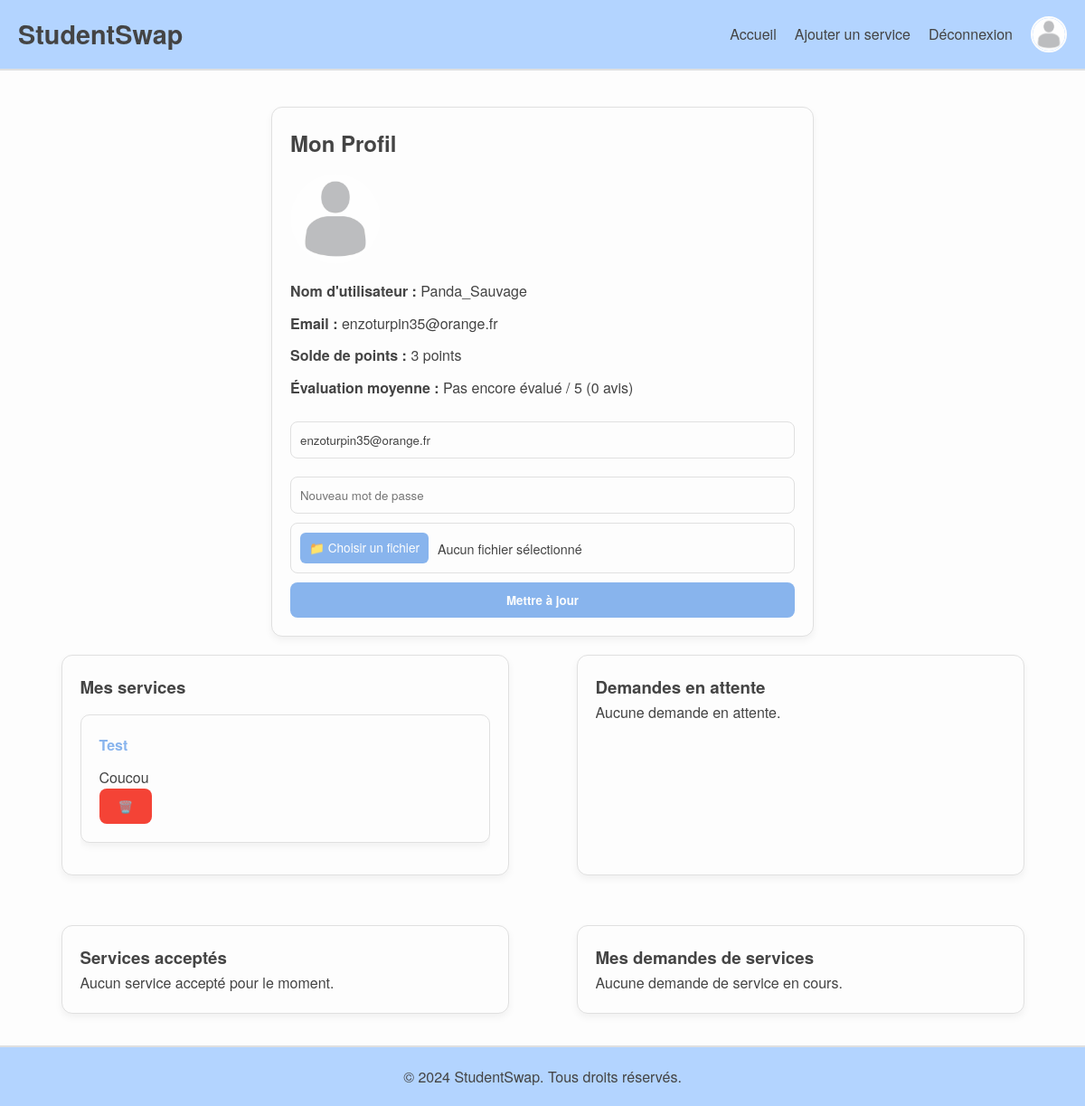
The app's page /views/profile.php?id=1 (signed in) with its own data.
### tables this page shows
CREATE TABLE `users` (
  `id` int(11) NOT NULL,
  `username` varchar(50) DEFAULT NULL,
  `email` varchar(100) DEFAULT NULL,
  `password` varchar(255) DEFAULT NULL,
  `points` int(11) DEFAULT 10,
  `created_at` timestamp NOT NULL DEFAULT current_timestamp(),
  `profile_picture` varchar(255) DEFAULT 'default-picture.png'
);

CREATE TABLE `services` (
  `id` int(11) NOT NULL,
  `user_id` int(11) DEFAULT NULL,
  `title` varchar(100) DEFAULT NULL,
  `description` text DEFAULT NULL,
  `category` varchar(50) DEFAULT NULL,
  `location` varchar(100) DEFAULT NULL,
  `points_cost` int(11) DEFAULT NULL,
  `created_at` timestamp NOT NULL DEFAULT current_timestamp(),
  `category_id` int(11) DEFAULT NULL,
  `status` enum('available','requested','accepted') DEFAULT 'available',
  `deleted_at` timestamp NULL DEFAULT NULL
);

### views/profile.php (the view, shortened to what this page needs)
<?php
include '../config/db.php';
$user_id = $_SESSION['user_id'];
$profile_user_id = $_GET['id'] ?? $user_id;
try {
    $sql = "SELECT * FROM users WHERE id = ?";
    $stmt = $conn->prepare($sql);
    $stmt->execute([$profile_user_id]);
    $user = $stmt->fetch();
    $sql = "SELECT * FROM services WHERE user_id = ? AND status = 'available' ORDER BY created_at DESC";
    $stmt = $conn->prepare($sql);
    $stmt->execute([$user_id]);
    $services = $stmt->fetchAll();
    $sql = "SELECT sr.*, s.title, u.username AS requester
            FROM service_requests sr
            JOIN services s ON sr.service_id = s.id
            JOIN users u ON sr.requester_id = u.id
            WHERE sr.status = 'requested' AND s.user_id = ?";
    $stmt = $conn->prepare($sql);
    $stmt->execute([$user_id]);
    $requested_services = $stmt->fetchAll();
    $sql = "SELECT AVG(reviews.rating) AS average_rating, COUNT(reviews.id) AS total_reviews
            FROM reviews
            JOIN services ON reviews.service_id = services.id
            WHERE services.user_id = ?";
    $stmt = $conn->prepare($sql);
    $stmt->execute([$profile_user_id]);
    $review_data = $stmt->fetch();
    $average_rating = $review_data['average_rating'] ? round($review_data['average_rating'], 1) : 'Pas encore évalué';
    $total_reviews = $review_data['total_reviews'] ?? 0;
    $sql = "SELECT sr.*, s.title, s.points_cost, u.username AS requester
            FROM service_requests sr
            JOIN services s ON sr.service_id = s.id
            JOIN users u ON sr.requester_id = u.id
            WHERE sr.status = 'accepted' AND s.user_id = ?
            ORDER BY sr.accepted_at DESC";
    $stmt = $conn->prepare($sql);
    $stmt->execute([$user_id]);
    $accepted_services = $stmt->fetchAll();
    $sql = "SELECT sr.*, s.title, s.points_cost, s.user_id AS provider_id
        FROM service_requests sr
        JOIN services s ON sr.service_id = s.id
        WHERE sr.requester_id = ? AND sr.status = 'requested'";
    $stmt = $conn->prepare($sql);
    $stmt->execute([$user_id]);
    $requested_by_user_services = $stmt->fetchAll();
} catch (PDOException $e) {
    $message = "Erreur : " . $e->getMessage();
}
?>
<!DOCTYPE html>
<html lang="fr">
<head>
    <link rel="stylesheet" href="../assets/css/style.css">
</head>
<body>
    <div class="wrapper">
        <?php include '../includes/header.php'; ?>
        <main class="main-content">
            <section class="profile-info">
                <h2>Mon Profil</h2>
                <img src="../uploads/profile_pictures/<?= htmlspecialchars($profile_picture) ?>" alt="Photo de profil"
                    class="profile-picture" onerror="this.onerror=null; this.src='../assets/img/default-picture.png';">
                <p><strong>Nom d'utilisateur :</strong> <?= htmlspecialchars($user['username']) ?></p>
                <p><strong>Email :</strong> <?= htmlspecialchars($user['email']) ?></p>
                <p><strong>Solde de points :</strong> <?= htmlspecialchars($user['points']) ?> points</p>
                <p><strong>Évaluation moyenne :</strong> <?= $average_rating ?> / 5 (<?= $total_reviews ?> avis)</p>
                <?php if ($profile_user_id == $user_id): ?>
                <form method="POST" enctype="multipart/form-data">
                    <input type="email" name="email" value="<?= htmlspecialchars($user['email']) ?>"
                        placeholder="Email">
                    <input type="password" name="password" placeholder="Nouveau mot de passe">
                    <div class="custom-file-input">
                        <label for="profile_picture" class="file-label">📁 Choisir un fichier</label>
                        <span class="file-name">Aucun fichier sélectionné</span>
                    </div>
                    <button type="submit" class="button">Mettre à jour</button>
                </form>
                <?php endif; ?>
            </section>
            <div class="windows-container">
                <div class="window">
                    <h3>Mes services</h3>
                    <div class="window-content">
                        <?php if (count($services) > 0): ?>
                        <?php foreach ($services as $service): ?>
                        <div class="service-card">
                            <h4><?= htmlspecialchars($service['title']) ?></h4>
                            <p><?= htmlspecialchars($service['description']) ?></p>
                            <form method="POST" action="../controllers/delete_service.php">
                                <button type="submit" class="button-delete">&nbsp;&nbsp; 🗑️ &nbsp;&nbsp;</button>
                            </form>
                        </div>
                        <?php endforeach; ?>
                        <?php else: ?>
                        <p>Pas de services proposés.</p>
                        <?php endif; ?>
                    </div>
                </div>
                <div class="window">
                    <h3>Demandes en attente</h3>
                    <div class="window-content">
                        <?php if (count($requested_services) > 0): ?>
                        <?php foreach ($requested_services as $service): ?>
                        <div class="request-card">
                            <h4><?= htmlspecialchars($service['title']) ?></h4>
                            <p>Demandé par : <?= htmlspecialchars($service['requester']) ?></p>
                            <form method="POST" action="../controllers/handle_request.php">
                                <input type="hidden" name="service_id" value="<?= $service['service_id'] ?>">
                                <button type="submit" name="action" value="accept"
                                    class="button-accept">Accepter</button>
                                <button type="submit" name="action" value="reject"
                                    class="button-reject">Refuser</button>
                            </form>
                        </div>
                        <?php endforeach; ?>
                        <?php else: ?>
                        <p>Aucune demande en attente.</p>
                        <?php endif; ?>
                    </div>
                </div>
                <div class="window">
                    <h3>Services acceptés</h3>
                    <div class="window-content">
                        <?php if (count($accepted_services) > 0): ?>
                        <?php foreach ($accepted_services as $service): ?>
                        <div class="accepted-service-card">
                            <h4><?= htmlspecialchars($service['title']) ?></h4>
                            <p><strong>Demandé par :</strong> <?= htmlspecialchars($service['requester']) ?></p>
                            <p class="points"><strong>Coût :</strong> <?= htmlspecialchars($service['points_cost']) ?>
                                points</p>
                            <p class="date"><strong>Date d'acceptation :</strong>
                                <?= htmlspecialchars($service['accepted_at']) ?></p>
                        </div>
                        <?php endforeach; ?>
                        <?php else: ?>
                        <p>Aucun service accepté pour le moment.</p>
                        <?php endif; ?>
                    </div>
                </div>
                <div class="window">
                    <h3>Mes demandes de services</h3>
                    <div class="window-content">
                        <?php if (count($requested_by_user_services) > 0): ?>
                        <?php foreach ($requested_by_user_services as $service): ?>
                        <div class="request-card">
                            <h4><?= htmlspecialchars($service['title']) ?></h4>
                            <p><strong>Coût :</strong> <?= htmlspecialchars($service['points_cost']) ?> points</p>
                            <form method="POST" action="../controllers/cancel_request.php">
                                <input type="hidden" name="service_id"
                                    value="<?= htmlspecialchars($service['service_id']) ?>">
                                <input type="hidden" name="request_id" value="<?= htmlspecialchars($service['id']) ?>">
                                <button type="submit" class="button-delete">❌ Annuler la demande</button>
                            </form>
                        </div>
                        <?php endforeach; ?>
                        <?php else: ?>
                        <p>Aucune demande de service en cours.</p>
                        <?php endif; ?>
                    </div>
                </div>
            </div>
        </main>
        <?php include '../includes/footer.php'; ?>
    </div>
</body>
</html>

### includes/header.php (shortened to what this page needs)
<?php
$user_id = $_SESSION['user_id'] ?? null;
$profile_picture = 'default-picture.png';
$logged_in_user = null;
try {
    if (!empty($user_id)) {
        include '../config/db.php';
        $sql = "SELECT id, username, email, points, profile_picture FROM users WHERE id = ?";
        $stmt = $conn->prepare($sql);
        $stmt->execute([$user_id]);
        $logged_in_user = $stmt->fetch(PDO::FETCH_ASSOC);
        if ($logged_in_user && !empty($logged_in_user['profile_picture'])) {
            $profile_path = "../uploads/profile_pictures/" . $logged_in_user['profile_picture'];
            $profile_picture = file_exists($profile_path) ? $logged_in_user['profile_picture'] : 'default-picture.png';
        }
    }
} catch (PDOException $e) {
    error_log("Erreur dans le header : " . $e->getMessage());
}
?>
<header>
    <a href="../views/index.php" class="site-title">StudentSwap</a>
    <nav class="navbar">
        <a href="../views/index.php">Accueil</a>
        <?php if (!empty($user_id) && $logged_in_user): ?>
        <a href="../controllers/add_service.php">Ajouter un service</a>
        <a href="../public/logout.php">Déconnexion</a>
        <a href="../views/profile.php?id=<?= htmlspecialchars($user_id) ?>" class="profile-icon">
            <img src="../uploads/profile_pictures/<?= htmlspecialchars($profile_picture) ?>" alt="Photo de profil"
                onerror="this.onerror=null; this.src='../assets/img/default-picture.png';">
        </a>
        <?php else: ?>
        <a href="../views/login.php">Connexion</a>
        <?php endif; ?>
    </nav>
</header>

### records on screen
users: profile_picture (placeholder picture), username "Panda_Sauvage", email "enzoturpin35@orange.fr", points "3"
services: title "Test", description "Coucou"

### other values on screen
$average_rating "Pas encore évalué"
$total_reviews "0"
